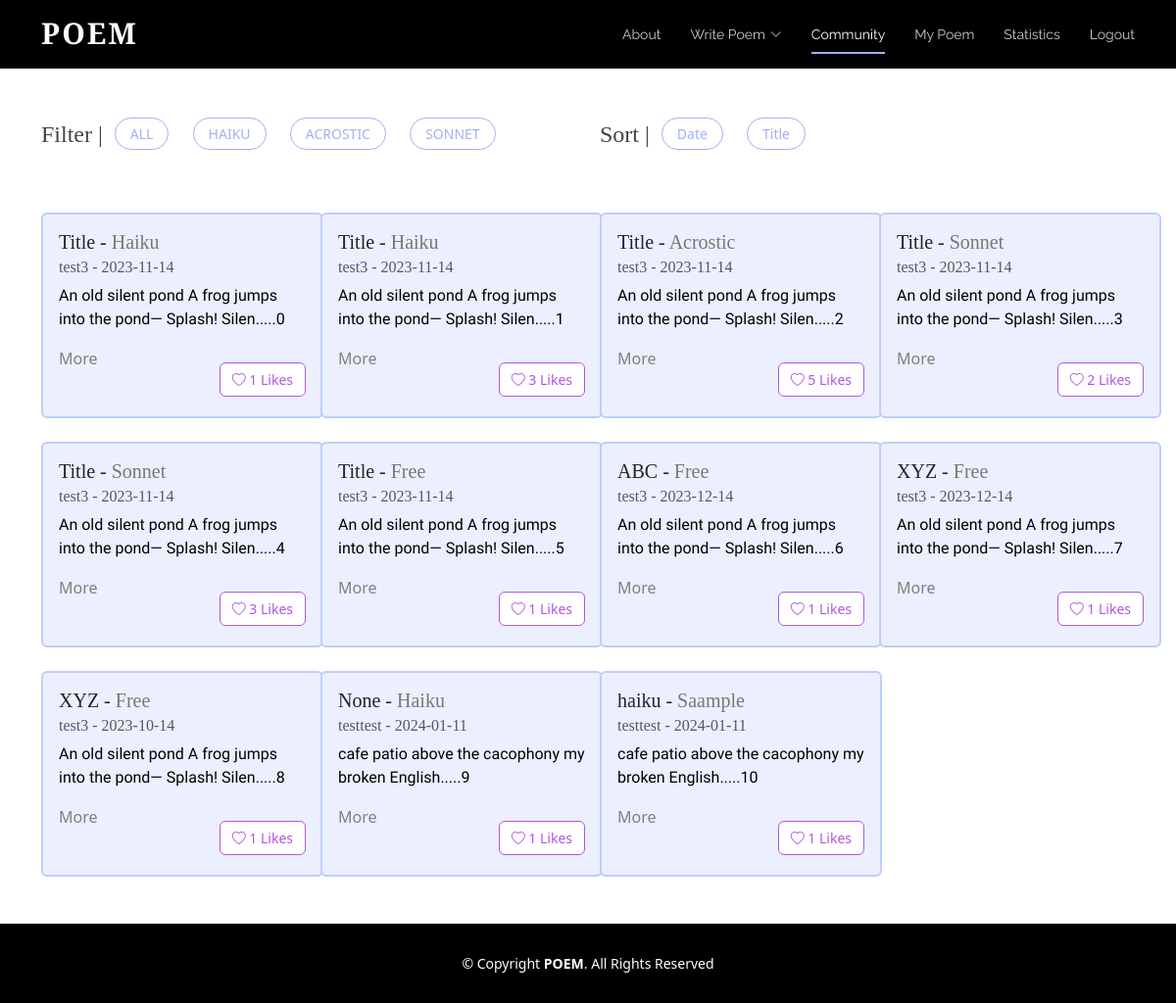
Page /board (signed in) on the earlier database version.
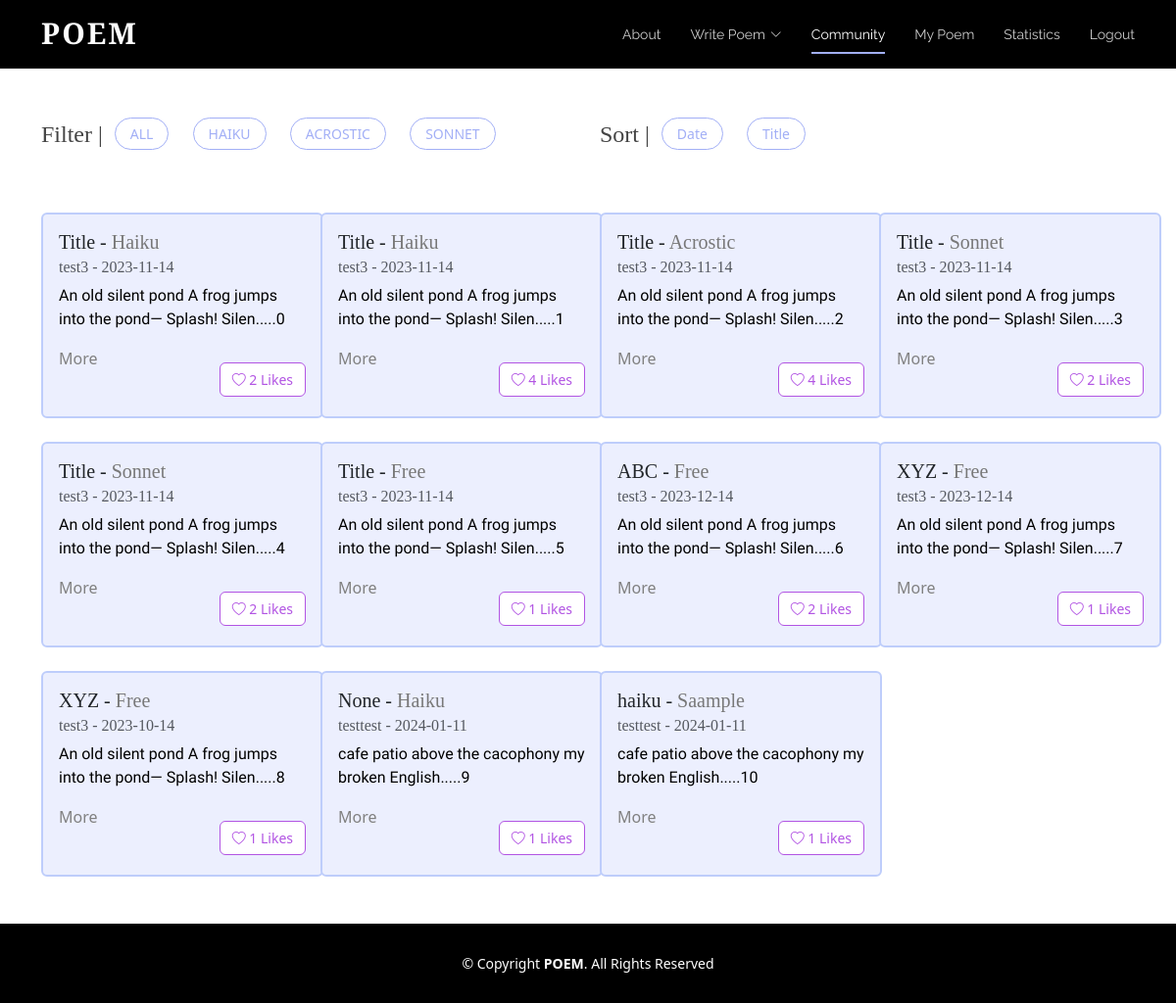
Same page on the later database version.
### tables this page shows
CREATE TABLE "Poem" (
	"username"	TEXT,
	"content"	TEXT,
	"date"	TEXT,
	"title"	TEXT,
	"type"	TEXT
, "id"	INTEGER, "numLikes"	INTEGER);

### app.py (the view)
@app.route("/board", methods=['GET', 'POST'])
def board():
	isLogin = False
	if request.method == "POST":
		pass
	else:
		isLogin = True
		conn = sqlite3.connect('static/database.db')
		cursor = conn.cursor()
		query = """
			SELECT P.username, P.content, P.date, P.title, P.type,P.id, P.numLikes,
				   COALESCE(L.liked, 0) AS liked
			FROM Poem P
			LEFT JOIN Likes L ON P.id = L.poem_id AND L.username = ?
		"""
		cursor.execute(query, (session.get("username"),))
		rows = cursor.fetchall()
		num_poems = len(rows)
		usernames = []  # ["scott", "alice"]
		contents = []  # ["poem...", "poem2..."]
		dates = []  # ["2023-12-12", "2022-10-10"]
		titles = []
		types = []
		likes = []
		ids = []
		num_likes = []
		for row in rows:
			usernames.append(row[0])
			contents.append(row[1])
			dates.append(row[2])
			titles.append(row[3])
			types.append(row[4].title())
			likes.append(row[7])
			num_likes.append(row[6])
			ids.append(row[5])
		print(likes)
		print(ids)
		print("AAAAA",num_poems)
		if "username" not in session:
			isLogin = False
			return redirect(url_for('login'))
		else:
			isLogin = True
		return render_template('board.html',ids=ids, usernames=usernames, contents=contents,
							   dates=dates, titles=titles, types=types, liked_status=likes,
							   num_poems=num_poems, num_likes = num_likes,isLogin=isLogin)

### templates/board.html (shortened to what this page needs)
<!DOCTYPE html>
<html lang="en">
  <head>
    <link href="../static/vendor/aos/aos.css" rel="stylesheet">
    <link href="../static/vendor/bootstrap/css/bootstrap.min.css" rel="stylesheet">
    <link href="../static/vendor/bootstrap-icons/bootstrap-icons.css" rel="stylesheet">
    <link href="../static/vendor/boxicons/css/boxicons.min.css" rel="stylesheet">
    <link href="../static/vendor/glightbox/css/glightbox.min.css" rel="stylesheet">
    <link href="../static/vendor/swiper/swiper-bundle.min.css" rel="stylesheet">
    <link href="../static/css/style.css" rel="stylesheet">
  </head>
  <body>
      <header id="header" class="fixed-top d-flex align-items-center">
        <div class="container d-flex justify-content-between">
          <div class="logo">
            <h1><a href="{{url_for('index')}}">Poem</a></h1>
          </div>
          <nav id="navbar" class="navbar">
        <ul>
          <li><a class="nav-link scrollto" href="{{url_for('index')}}#about">About</a></li>
          <li class="dropdown"><a href="{{url_for('bwrite')}}"><span>Write Poem</span> <i class="bi bi-chevron-down"></i></a>
          </li>
          <li><a class="nav-link scrollto active" href="{{url_for('board')}}">Community</a></li>
                      <li><a class="nav-link scrollto" href="{{url_for('mypage')}}">My Poem</a></li>
          <li><a class="nav-link scrollto" href="{{url_for('statistics')}}">Statistics</a></li>
          {% if isLogin %}
            <li><a class="nav-link scrollto" href="{{url_for('logout')}}">Logout</a></li>
          {% else %}
            <li><a class="nav-link scrollto" href="{{url_for('login')}}">Login</a></li>
          {% endif %}
        </ul>
          </nav>
        </div>
      </header>
      <main>
        <div class="container board-top">
          <div class="row mb-4">
            <div class="col-lg-6 d-flex">
                <h4>Filter |</h4>
                <ul class="poem-filters">
                  <li data-filter = "*">ALL</li>
                  <li data-filter = ".filter-Haiku">HAIKU</li>
                  <li data-filter = ".filter-Acrostic">ACROSTIC</li>
                  <li data-filter = ".filter-Sonnet">SONNET</li>
                </ul>
            </div>
            <div class="col-lg-6 d-flex">
                <h4>Sort |</h4>
                <ul class="poem-filters">
                    <li class="sorting" data-sort-by ="date">Date</li>
                    <li class="sorting"  data-sort-by ="title">Title</li>
                </ul>
            </div>
          </div>
          <div class="row poem-container">
            {% for i in range(num_poems) %}
              {% if i < 4 %}
                <div class="col-md-6 col-lg-3 poem-item filter-{{types[i]}} mt-4 mt-md-4" data-title="{{titles[i]}}" data-date="{{dates[i][0:10]}}" data-type="{{types[i]}}">
              {% else %}
                <div class="col-md-6 col-lg-3 poem-item filter-{{types[i]}} mt-4 mt-md-4 mt-lg-4"data-title="{{titles[i]}}"  data-date="{{ dates[i][0:10]}}" data-type="{{types[i]}}">
              {% endif %}
              <div class="card poem-card mx-auto" style="width: 18rem;">
                <div class="card-body">
                  <h5 class="card-title"><span class="title">{{titles[i]}}</span> - <span class="board-poemtype type">{{types[i]}}</span></h5>
                  <h6 class="card-subtitle mb-2 text-muted">{{usernames[i]}} - <span class="date">{{dates[i][0:10]}}</span></h6>
                  <p class="card-text">{{contents[i][0:60]}}.....{{ids[i]}}</p>
                <div class="d-flex justify-content-between">
                  <a class="card-link" data-bs-toggle="modal" data-bs-target="#poemModal" data-title="{{titles[i]}}" data-type="{{types[i]}}" data-username="{{usernames[i]}}" data-date="{{dates[i][0:10]}}" data-content="{{contents[i]}}">
  More
</a>
                    {% if liked_status[i] == 1 %}
                  <div class="text-right">
                    <button class="mt-3 btn btn-outline-danger like-button really-like" data-poem-id="{{ ids[i] }}" data-username="{{ usernames[i] }}" data-liked="{{ liked_status[i] }}">
      <i class="bi bi-heart-fill"></i> <span class="like-count">{{ num_likes[i] }}</span> Likes
                    </button>
                  </div>
                    {%else %}
                                      <div class="text-right">
                    <button class="mt-3 btn btn-outline-danger like-button" data-poem-id="{{ ids[i] }}" data-username="{{ usernames[i] }}" data-liked="{{ liked_status[i] }}">
      <i class="bi bi-heart"></i> <span class="like-count">{{ num_likes[i] }}</span> Likes
                    </button>
                  </div>
                    {% endif %}
                </div>
                </div>
              </div>
            </div>
            {% endfor %}
          </div>
        </div>
      </main>
  <footer id="footer" class="mt-5">
    <div class="container">
      <div class="copyright">
        &copy; Copyright <strong><span>POEM</span></strong>. All Rights Reserved
      </div>
    </div>
  </footer>
  </body>
</html>

### static/css/style.css (style rules this page uses)
body { color: #444444; }
a { color: #1bac91; text-decoration: none; }
h1, h2, h3, h4, h5, h6 { font-family: 'Cormorant Garamond', serif; }
#header { height: 70px; transition: all 0.5s; z-index: 997; background: #000; }
#header .logo h1 { font-size: 30px; margin: 0; padding: 6px 0; line-height: 1; font-weight: 700; letter-spacing: 2px; text-transform: uppercase; }
#header .logo h1 a, #header .logo h1 a:hover { color: #fff; text-decoration: none; }
.navbar { padding: 0; }
.navbar ul { margin: 0; padding: 0; display: flex; list-style: none; align-items: center; }
.navbar li { position: relative; }
.navbar>ul>li+li { margin-left: 30px; }
.navbar a, .navbar a:focus { display: flex; align-items: center; justify-content: space-between; padding: 12px 0; font-size: 14px; font-family: "Raleway", sans-serif; color: rgba(255, 255, 255, 0.8); white-space: nowrap; transition: 0.3s; position: relative; }
.navbar a i, .navbar a:focus i { font-size: 12px; line-height: 0; margin-left: 5px; }
.navbar>ul>li>a:before { content: ""; position: absolute; width: 100%; height: 2px; bottom: 3px; left: 0; background-color: #A2AFF6; visibility: hidden; width: 0px; transition: all 0.3s ease-in-out 0s; }
.navbar a:hover:before, .navbar li:hover>a:before, .navbar .active:before { visibility: visible; width: 100%; }
.navbar a:hover, .navbar .active, .navbar .active:focus, .navbar li:hover>a { color: #fff; }
#footer { background: black; padding: 0 0 30px 0; color: #fff; font-size: 14px; }
#footer .copyright { text-align: center; padding-top: 30px; }
body p { color: black; font-family: 'Nanum Myeongjo', serif; }
body a { color: gray; }
body { margin: 0; }
.board-top { margin-top: 120px; }
.board-poemtype { color:#787878; }
.poem-filters { list-style: none; margin-left: -20px; }
.board-top h4 { margin-top: 3px; }
.poem-filters li { cursor: pointer; font-size: 14px; display: inline-block; background: white; border: 1px solid #A2AFF6; padding: 5px 15px 5px 15px; border-radius: 50px; margin-right: 20px; color: #A2AFF6; font-weight: 500; }
.card-link { cursor:pointer }
.like-button { font-size:14px; }
.btn-outline-danger { background-color:white !important; color:#B255E3 !important; border:1px solid #B255E3 !important; }
.poem-card { height: 210px; background-color:#ECEFFE; border: 2px solid #BECDFB; transition: transform 0.3s ease-in-out; }

Differences in the rows shown:
changed Poem (number 1 of 11 on the later page): numLikes "1" → "2"
changed Poem (number 2 of 11 on the later page): numLikes "3" → "4"
changed Poem "Acrostic": numLikes "5" → "4"
changed Poem (number 5 of 11 on the later page): numLikes "3" → "2"
changed Poem "ABC": numLikes "1" → "2"
